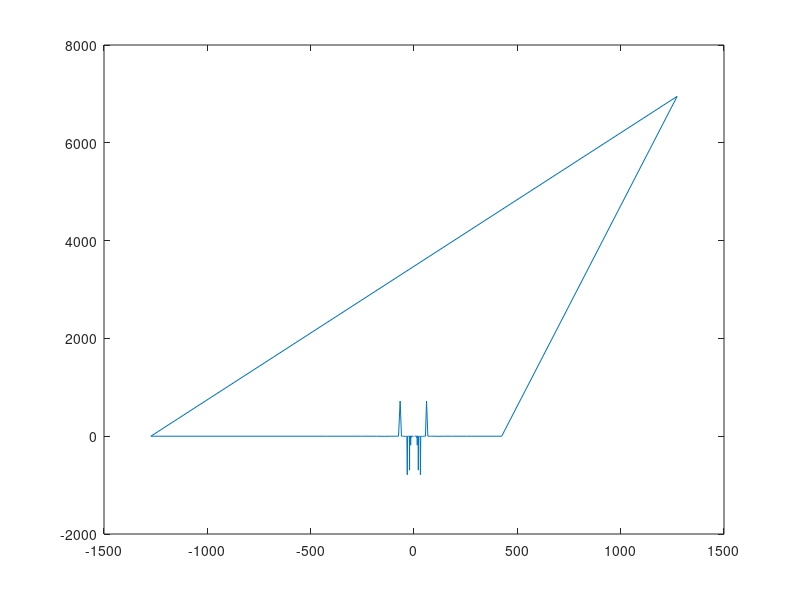

Recreate this plot in MATLAB.
phase = linspace(-5*pi,5*pi,20000);


I = 1/2*(1 - cos(pi/2 + pi*sin(phase)));

figure(1)
plot(1./phase, fftshift(fft(abs(I).^2)))